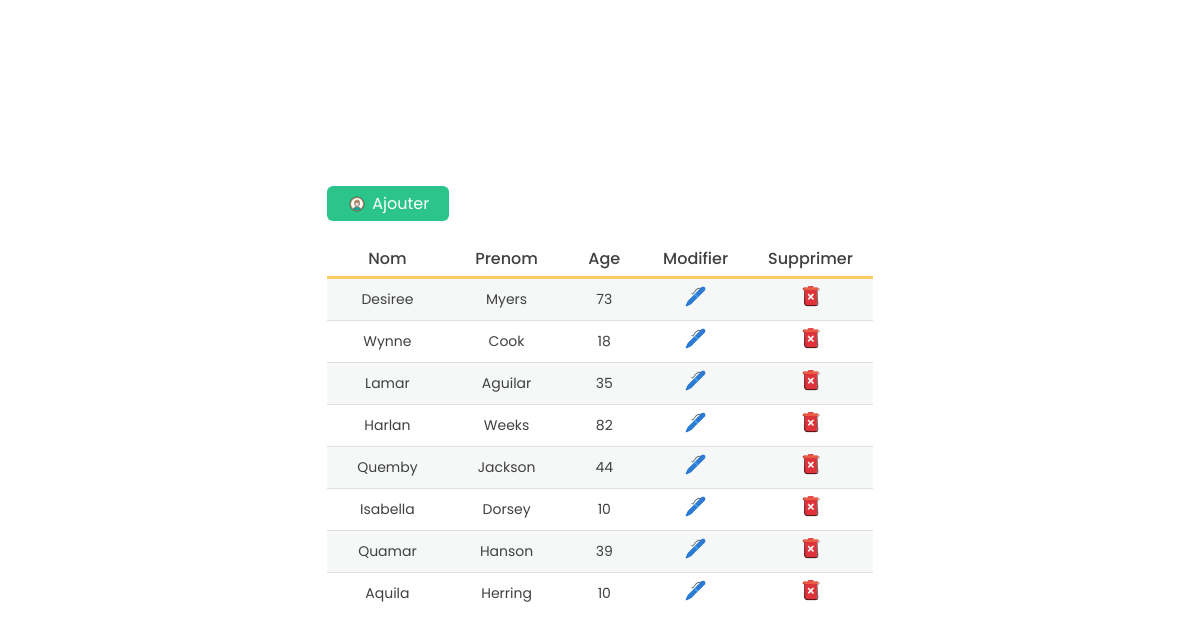
The page / on the database its author committed.
### tables this page shows
CREATE TABLE `employe` (
  `id` int(8) NOT NULL,
  `nom` varchar(255) NOT NULL,
  `prenom` varchar(255) NOT NULL,
  `age` int(3) NOT NULL
);

### index.php (the view, shortened to what this page needs)
<!DOCTYPE html>
<html lang="en">
<head>
    <link rel="stylesheet" href="style.css">
</head>
<body>
    <div class="container">
        <a href="ajouter.php" class="Btn_add"> <img src="images/plus.png">Ajouter</a>
        <table>
            <tr id="items">
                <th>Nom</th>
                <th>Prenom</th>
                <th>Age</th>
                <th>Modifier</th>
                <th>Supprimer</th>
            </tr>
            <?php
            include_once('connexion.php');
            $requete = mysqli_query($connexion, "SELECT * FROM Employe");
            if (mysqli_num_rows($requete) === 0) {
                echo "Il n'y a pas encore d'employé ajouter §";
            } else {
                while ($row = mysqli_fetch_assoc($requete)) {
            ?>
                    <tr>
                        <td><?= $row['nom'] ?></td>
                        <td><?= $row['prenom'] ?></td>
                        <td> <?= $row['age'] ?></td>
                        <td> <a href="modifier.php?id=<?= $row['id'] ?>"><img src="images/pen.png" alt=""></a> </td>
                        <td> <a href="supprimer.php?id=<?= $row['id'] ?>"><img src="images/trash.png" alt=""></a> </td>
                    </tr>
            <?php
                }
            }
            ?>
        </table>
    </div>
</body>
</html>

### style.css (style rules this page uses)
* { margin: 0; padding: 0; box-sizing: border-box; font-family: "Poppins", sans-serif; }
body { display: flex; align-items: center; justify-content: center; min-height: 100vh; position: relative; }
.Btn_add { width: fit-content; margin-bottom: 20px; background-color: #2bc48a; padding: 5px 20px; color: #fff; display: flex; align-items: center; text-align: 0; border-radius: 6px; text-decoration: 0; }
.Btn_add img { margin-right: 5px; height: 20px; }
table { border-collapse: collapse; color: #404040; }
th { font-size: 16px; border-bottom: 3px solid #ffcb61; padding: 5px 20px; font-weight: 500; }
td { font-weight: 400; padding: 5px 30px; font-size: 14px; text-align: center; }
img { height: 25px; }
tr:nth-child(2n) { background-color: #f6f8f8; }
tr:nth-child(2n) td { border-bottom: 1px solid #e0e0e0; border-top: 1px solid #e0e0e0; }

### rows shown on the page
employe: nom "Desiree", prenom "Myers", age "73"
employe: nom "Wynne", prenom "Cook", age "18"
employe: nom "Lamar", prenom "Aguilar", age "35"
employe: nom "Harlan", prenom "Weeks", age "82"
employe: nom "Quemby", prenom "Jackson", age "44"
employe: nom "Isabella", prenom "Dorsey", age "10"
employe: nom "Quamar", prenom "Hanson", age "39"
employe: nom "Aquila", prenom "Herring", age "10"
